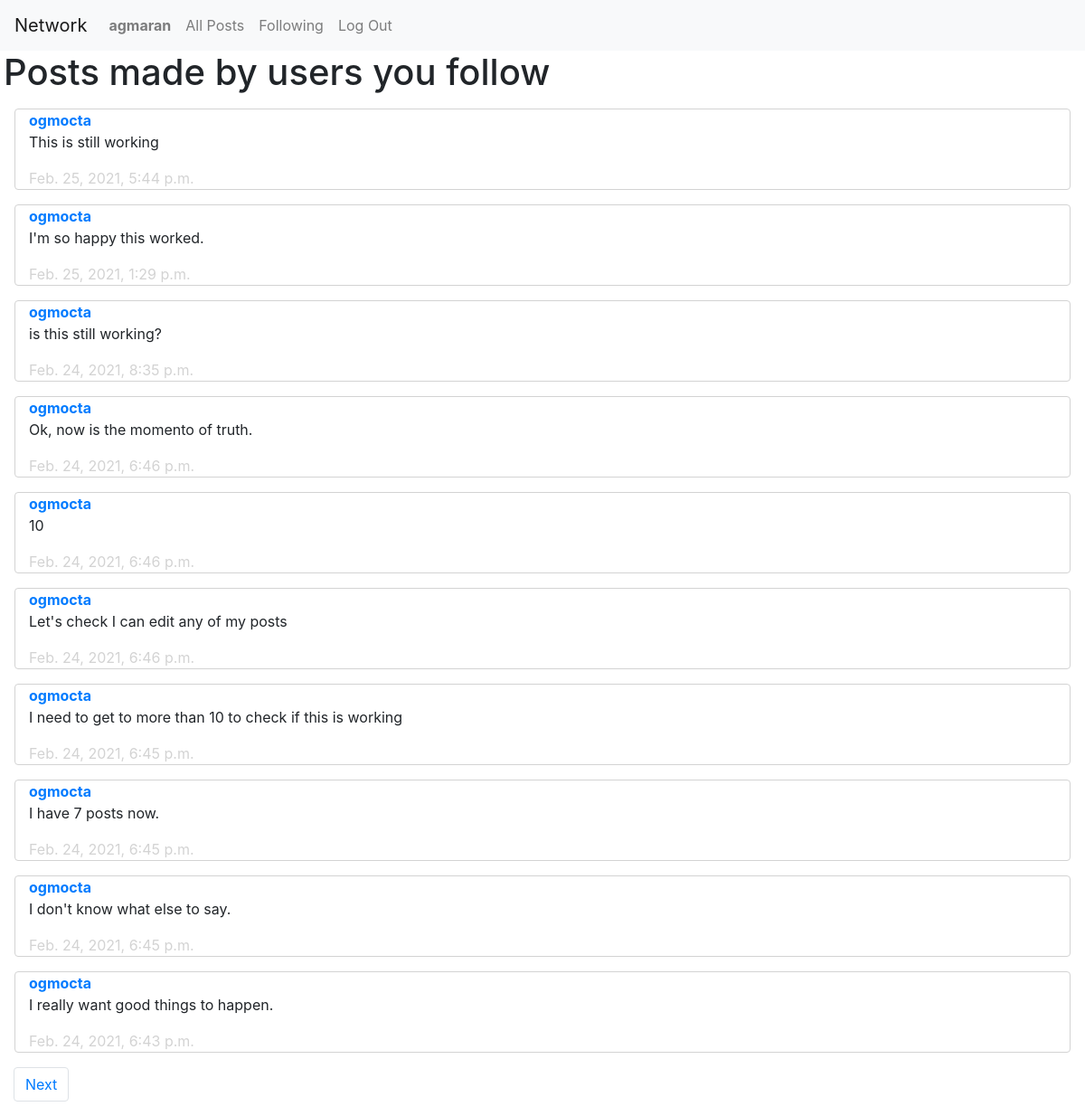
Screenshot of /1/following (signed in) with the database file from the repository.
### network/models.py (models this page shows, shortened)
class User(AbstractUser):
    pass

class Post(models.Model):
    poster = models.ForeignKey(
        User, on_delete=models.CASCADE, related_name="my_posts")
    content = models.TextField()
    timestamp = models.DateTimeField(auto_now_add=True)
    likes = models.ManyToManyField(
        User, related_name="liked_posts")

### network/views.py (the view)
# urls.py: path("<int:page_num>/following", views.following, name="following"),
def following(request, page_num):
    follows = Follow.objects.filter(follower=request.user)
    message = ''
    if not follows:
        message = "You don't follow any users."
    following = []
    for follow in follows:
        following.append(follow.following)
    posts = Post.objects.filter(poster__in=following)
    posts = posts.order_by("-timestamp").all()
    post_paginator = Paginator(posts, 10)
    page = post_paginator.get_page(page_num)
    if not posts and follows:
        message = "The users that you follow have not made any posts yet."
    return render(request, "network/following.html", {
        "page": page,
        "message": message
    })

### network/templates/network/following.html (shortened to what this page needs)
{% extends "network/layout.html" %}
{% load static %}
{% block body %}
<h1 class="ml-1">Posts made by users you follow</h1>
<div id="my-posts">
    {% for post in page.object_list %}
    <div data-post={{post.id}} class="container col-12 post">
        <a href="{% url 'profile' 1 post.poster %}"><strong>{{ post.poster }}</strong></a>
        <p>{{post.content}}</p>
        <div class="timestamp">{{post.timestamp}}</div>
    </div>
    {% endfor %}
</div>
<nav aria-label="Page navigation example" class="col-12">
    <ul class="pagination">
        {% if page.has_next %}
        <li class="page-item pointer"><a class="page-link" href="{% url 'following' page.next_page_number %}">Next</a></li>
        {% endif %}
    </ul>
</nav>
{% endblock %}

### network/templates/network/layout.html (shortened to what this page needs)
{% load static %}
<!DOCTYPE html>
<html lang="en">
<head>
    <link rel="stylesheet" href="https://stackpath.bootstrapcdn.com/bootstrap/4.4.1/css/bootstrap.min.css"
>
    <link rel="stylesheet" href="https://cdn.jsdelivr.net/npm/bootstrap-icons@1.4.0/font/bootstrap-icons.css">
    <link href="{% static 'network/styles.css' %}" rel="stylesheet">
</head>
<body>
    <nav class="navbar navbar-expand-lg navbar-light bg-light">
        <a class="navbar-brand" href="#">Network</a>
        <div>
            <ul class="navbar-nav mr-auto">
                {% if user.is_authenticated %}
                <li class="nav-item"><a class="nav-link" href="{% url 'profile' 1 user.username %}"><strong>{{ user.username }}</strong></a>
                </li>
                {% endif %}
                <li class="nav-item">
                    <a class="nav-link" href="{% url 'index' %}">All Posts</a>
                </li>
                {% if user.is_authenticated %}
                <li class="nav-item">
                    <a class="nav-link" href="{% url 'following' 1 %}">Following</a>
                </li>
                <li class="nav-item">
                    <a class="nav-link" href="{% url 'logout' %}">Log Out</a>
                </li>
                {% endif %}
            </ul>
        </div>
    </nav>
    <div class="body">
        {% block body %}
        {% endblock %}
    </div>
</body>
</html>

### network/static/network/styles.css (style rules this page uses)
.container { border: 0.1rem; border-color: lightgray; border-style: solid; margin: 1rem; width: auto; border-radius: 4px; }
.timestamp { color: lightgray; }
.pointer { cursor: pointer; }

### rows the page displays
User: username "agmaran"
Post: poster "ogmocta", content "This is still working", timestamp "Feb. 25, 2021, 5:44 p.m."
Post: poster "ogmocta", content "I'm so happy this worked.", timestamp "Feb. 25, 2021, 1:29 p.m."
Post: poster "ogmocta", content "is this still working?", timestamp "Feb. 24, 2021, 8:35 p.m."
Post: poster "ogmocta", content "Ok, now is the momento of truth.", timestamp "Feb. 24, 2021, 6:46 p.m."
Post: poster "ogmocta", content "10", timestamp "Feb. 24, 2021, 6:46 p.m."
Post: poster "ogmocta", content "Let's check I can edit any of my posts", timestamp "Feb. 24, 2021, 6:46 p.m."
Post: poster "ogmocta", content "I need to get to more than 10 to check if this is working", timestamp "Feb. 24, 2021, 6:45 p.m."
Post: poster "ogmocta", content "I have 7 posts now.", timestamp "Feb. 24, 2021, 6:45 p.m."
Post: poster "ogmocta", content "I don't know what else to say.", timestamp "Feb. 24, 2021, 6:45 p.m."
Post: poster "ogmocta", content "I really want good things to happen.", timestamp "Feb. 24, 2021, 6:43 p.m."
